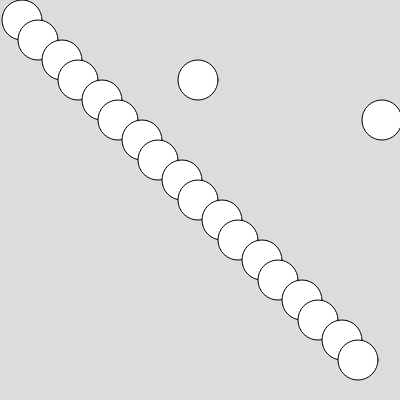
Frame 1 (no input)
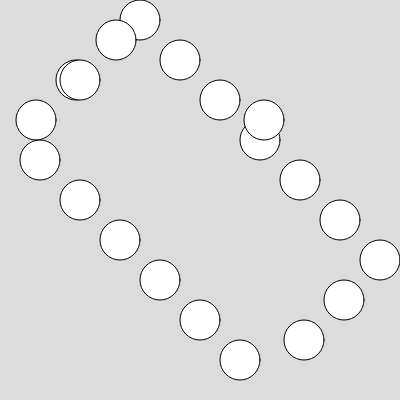
Frame 60 (no input)
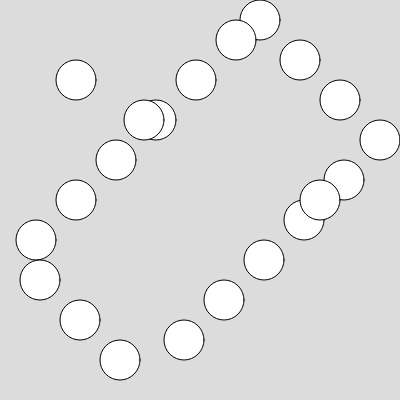
Frame 120 (the mouse pressed at the canvas centre since frame 60)

The p5.js sketch that drew these frames (run headless with seeded random() and noise() and a simulated clock; from frame 60 on, the mouse is pressed at the canvas centre):

// p5.js sketch
// ── sketch.js
let xNew = 0;
let yNew = 0;
let xspeedNew = 2;
let hasNew = false; 

let x1=20,  y1=20,   xspeed1=2;
let x2=40,  y2=40,   xspeed2=-2;
let x3=60,  y3=60,   xspeed3=2;
let x4=80,  y4=80,   xspeed4=-2;
let x5=100, y5=100,  xspeed5=2;
let x6=120, y6=120,  xspeed6=-2;
let x7=140, y7=140,  xspeed7=2;
let x8=160, y8=160,  xspeed8=-2;
let x9=180, y9=180,  xspeed9=2;
let x10=200,y10=200, xspeed10=-2;

let x11=220, y11=220, xspeed11=2;
let x12=240, y12=240, xspeed12=-2;
let x13=260, y13=260, xspeed13=2;
let x14=280, y14=280, xspeed14=-2;
let x15=300, y15=300, xspeed15=2;
let x16=320, y16=320, xspeed16=-2;
let x17=340, y17=340, xspeed17=2;
let x18=360, y18=360, xspeed18=-2;
let x19=380, y19=120, xspeed19=2;
let x20=200, y20=80,  xspeed20=-2;

function setup() {
  createCanvas(400, 400);
}

function draw() {
  background(220);

  // ball 1
  x1 = x1 + xspeed1;
  if (x1 > width - 20 || x1 < 20) { xspeed1 = -xspeed1; }
  ellipse(x1, y1, 40, 40);

  // ball 2
  x2 = x2 + xspeed2;
  if (x2 > width - 20 || x2 < 20) { xspeed2 = -xspeed2; }
  ellipse(x2, y2, 40, 40);

  // ball 3
  x3 = x3 + xspeed3;
  if (x3 > width - 20 || x3 < 20) { xspeed3 = -xspeed3; }
  ellipse(x3, y3, 40, 40);

  // ball 4
  x4 = x4 + xspeed4;
  if (x4 > width - 20 || x4 < 20) { xspeed4 = -xspeed4; }
  ellipse(x4, y4, 40, 40);

  // ball 5
  x5 = x5 + xspeed5;
  if (x5 > width - 20 || x5 < 20) { xspeed5 = -xspeed5; }
  ellipse(x5, y5, 40, 40);

  // ball 6
  x6 = x6 + xspeed6;
  if (x6 > width - 20 || x6 < 20) { xspeed6 = -xspeed6; }
  ellipse(x6, y6, 40, 40);

  // ball 7
  x7 = x7 + xspeed7;
  if (x7 > width - 20 || x7 < 20) { xspeed7 = -xspeed7; }
  ellipse(x7, y7, 40, 40);

  // ball 8
  x8 = x8 + xspeed8;
  if (x8 > width - 20 || x8 < 20) { xspeed8 = -xspeed8; }
  ellipse(x8, y8, 40, 40);

  // ball 9
  x9 = x9 + xspeed9;
  if (x9 > width - 20 || x9 < 20) { xspeed9 = -xspeed9; }
  ellipse(x9, y9, 40, 40);

  // ball 10
  x10 = x10 + xspeed10;
  if (x10 > width - 20 || x10 < 20) { xspeed10 = -xspeed10; }
  ellipse(x10, y10, 40, 40);

  // ball 11
  x11 = x11 + xspeed11;
  if (x11 > width - 20 || x11 < 20) { xspeed11 = -xspeed11; }
  ellipse(x11, y11, 40, 40);

  // ball 12
  x12 = x12 + xspeed12;
  if (x12 > width - 20 || x12 < 20) { xspeed12 = -xspeed12; }
  ellipse(x12, y12, 40, 40);

  // ball 13
  x13 = x13 + xspeed13;
  if (x13 > width - 20 || x13 < 20) { xspeed13 = -xspeed13; }
  ellipse(x13, y13, 40, 40);

  // ball 14
  x14 = x14 + xspeed14;
  if (x14 > width - 20 || x14 < 20) { xspeed14 = -xspeed14; }
  ellipse(x14, y14, 40, 40);

  // ball 15
  x15 = x15 + xspeed15;
  if (x15 > width - 20 || x15 < 20) { xspeed15 = -xspeed15; }
  ellipse(x15, y15, 40, 40);

  // ball 16
  x16 = x16 + xspeed16;
  if (x16 > width - 20 || x16 < 20) { xspeed16 = -xspeed16; }
  ellipse(x16, y16, 40, 40);

  // ball 17
  x17 = x17 + xspeed17;
  if (x17 > width - 20 || x17 < 20) { xspeed17 = -xspeed17; }
  ellipse(x17, y17, 40, 40);

  // ball 18
  x18 = x18 + xspeed18;
  if (x18 > width - 20 || x18 < 20) { xspeed18 = -xspeed18; }
  ellipse(x18, y18, 40, 40);

  // ball 19
  x19 = x19 + xspeed19;
  if (x19 > width - 20 || x19 < 20) { xspeed19 = -xspeed19; }
  ellipse(x19, y19, 40, 40);

  // ball 20
  x20 = x20 + xspeed20;
  if (x20 > width - 20 || x20 < 20) { xspeed20 = -xspeed20; }
  ellipse(x20, y20, 40, 40);
  
  // extra ball made by clicking
  if (hasNew) {
    xNew = xNew + xspeedNew;
    if (xNew > width - 20 || xNew < 20) {
      xspeedNew = -xspeedNew; // bounce
    }
    ellipse(xNew, yNew, 40, 40);
  }
}

function mousePressed() {
  xNew = mouseX;
  yNew = mouseY;
  xspeedNew = 2;   // starts to the right
  hasNew = true;   // turn it on
}
